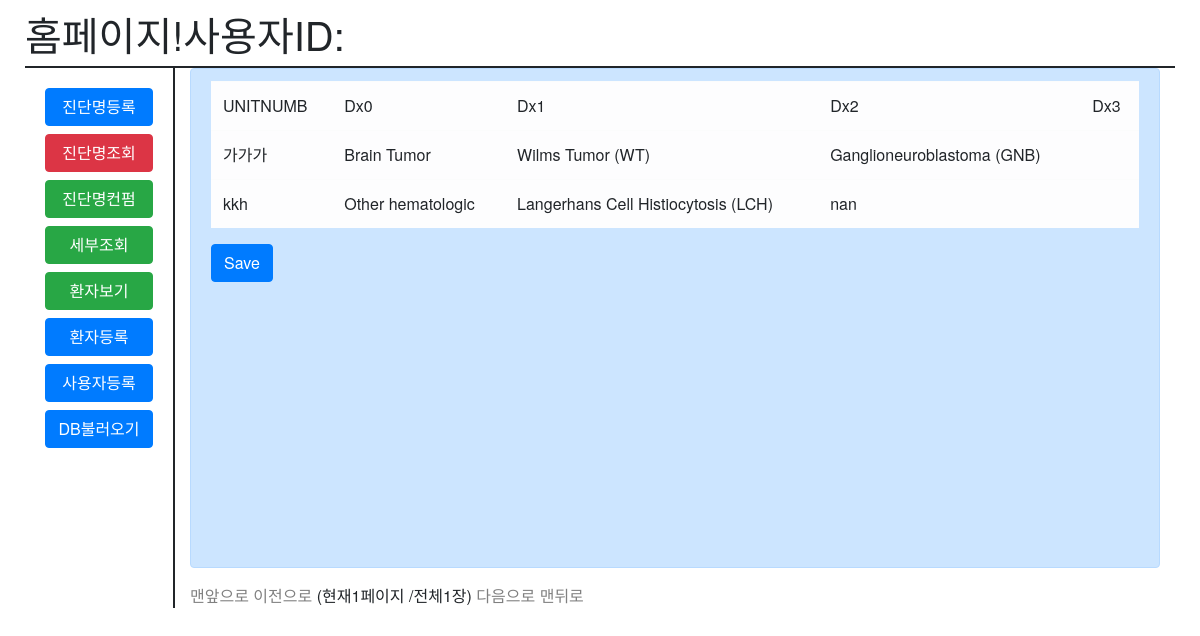
The page /dxlist/ on the database its author committed.
### product/models.py (models this page shows)
class Patient_info(models.Model):
    unitnumb = models.CharField(max_length=12, verbose_name='등록번호')
    ptname = models.CharField(max_length=48, verbose_name='환자성명')
    birthdate = models.DateField(verbose_name='생년월일')
    def __str__(self):
        return self.ptname
    class Meta:
        db_table = 'pt_info'
        verbose_name ='환자기본정보'

class Diagnosis_0(models.Model):
    dxcode_0 = models.CharField(max_length=20, verbose_name='dxcode_0')
    dxname_0 = models.CharField(max_length=64, verbose_name='dxname_0')
    def __str__(self):
        return self.dxcode_0
    class Meta:
        db_table = 'dx_0'
        verbose_name ='진단세부0'

class Diagnosis_1(models.Model):
    dxcode_0 = models.ForeignKey('Diagnosis_0', on_delete=models.CASCADE)
    dxcode_1 = models.CharField(max_length=20, verbose_name='dxcode_1')
    dxname_1 = models.CharField(max_length=64, verbose_name='dxname_1')
    def __str__(self):
        return self.dxcode_1
    class Meta:
        db_table = 'dx_1'
        verbose_name ='진단세부1'

class Diagnosis_2(models.Model):
    dxcode_1 = models.ForeignKey('Diagnosis_1', on_delete=models.CASCADE)
    dxcode_2 = models.CharField(max_length=20, verbose_name='dxcode_2')
    dxname_2 = models.CharField(max_length=64, verbose_name='dxname_2')
    def __str__(self):
        return self.dxcode_2
    class Meta:
        db_table = 'dx_2'
        verbose_name ='진단세부2'

### product/views.py (the view)
# urls.py: path('dxlist/', dxlistview),
def dxlistview(request):
    ptdxs = Pt_diagnosis.objects.all()
    ptdxtrans_dict = {}
    ptdxlist = []
    for ptdx in ptdxs:
        ptdxtrans_dict = {}
        print(ptdx.dxcode_0)
        ptdxtrans_dict['unitnumb'] = ptdx.unitnumb
        ptdxtrans_dict['dxname0'] = Diagnosis_0.objects.get(dxcode_0=ptdx.dxcode_0).dxname_0
        ptdxtrans_dict['dxname1'] = Diagnosis_1.objects.get(dxcode_1=ptdx.dxcode_1).dxname_1
        ptdxtrans_dict['dxname2'] = Diagnosis_2.objects.get(dxcode_2=ptdx.dxcode_2).dxname_2
        ptdxtrans_dict['dxname3'] = ptdx.dxcode_3
        ptdxlist.append(ptdxtrans_dict)
    print(ptdxtrans_dict)
    paginator = Paginator(ptdxlist, 7)
    page = request.GET.get('page')
    ptdx_paged = paginator.get_page(page)
    return render(request, "dxlist.html", {'result1': ptdx_paged})

### product/templates/dxlist.html (shortened to what this page needs)
{% extends "base.html" %}
{% block contents %}
<div>
  <div>
      <div id=centerbox class="alert alert-primary" role="alert">
          <div class="form-group">
            <table  class="table table-light">
                <tr>
                    <td>UNITNUMB</td>
                    <td>Dx0</td>
                    <td>Dx1</td>
                    <td>Dx2</td>
                    <td>Dx3</td>
                </tr>
            {% for el in result1 %}
                <tr>
                    <td>{{el.unitnumb}}</td>
                    <td>{{el.dxname0}}</td>
                    <td>{{el.dxname1}}</td>
                    <td>{{el.dxname2}}</td>
                    <td>{{el.dxname3}}</td>
                </tr>
            {% endfor %}
            </table>
          </div>
        <button type="submit" class="btn btn-primary">Save</button>
      </div>
  </div>
     <div class="pagination">
          <span class="step-links">
          {% if result1.has_previous %}
          <a href="?page=1">맨앞으로</a>
          <a href="?page={{result1.previous_page_number}}">이전으로</a>
          {% else %}
          <span style="color:grey;">맨앞으로</span>
          <span style="color:grey;">이전으로</span>
          {% endif %}
              <span class="current">(현재{{ result1.number }}페이지</span>
              <span>/전체{{ result1.paginator.num_pages }}장)</span>
          {% if result1.has_next %}
          <a href="?page={{result1.next_page_number}}">다음으로</a>
          <a href="?page={{result1.paginator.num_pages}}">맨뒤로</a>
          {% else %}
          <span style="color:grey;">다음으로</span>
          <span style="color:grey;">맨뒤로</span>
          {% endif %}
          </span>
     </div>
</div>
{% endblock %}

### fcuser/templates/base.html (shortened to what this page needs)
<!DOCTYPE html>
<html lang="ko">
<head>
    <link rel="stylesheet" href="https://stackpath.bootstrapcdn.com/bootstrap/4.3.1/css/bootstrap.min.css">
</head>
<body>
    <div class="container-fluid">
        <div>
            <h1>홈페이지!사용자ID:{{ email }}</h1>
        </div>
        <div id='grid_title'>
            <div id="menu_bars">
                <button class="btn btn-primary btn-block" onclick="location.href='/regist_dx'">진단명등록</button>
                <button class="btn btn-danger btn-block" onclick="location.href='/dxlist'">진단명조회</button>
                <button class="btn btn-success btn-block" onclick="location.href='#'">진단명컨펌</button>
                <button class="btn btn-success btn-block" onclick="location.href='/dxlistquery'">세부조회</button>
                <button class="btn btn-success btn-block" onclick="location.href='#'">환자보기</button>
                <button class="btn btn-primary btn-block" onclick="location.href='/ptregist'">환자등록</button>
                <button class="btn btn-primary btn-block" onclick="location.href='/register'">사용자등록</button>
                <button class="btn btn-primary btn-block" onclick="location.href='/db_import'">DB불러오기</button>
            </div>
            <div class="col-12">
            {% block contents %}
            {% endblock %}
            </div>
         </div>
    </div>
</body>
</html>

### fcuser/templates/base.html (style rules this page uses)
body { font-family: "Helvetica Neue", Helvetica, Arial, 맑은 고딕,"malgun gothic", sans-serif; margin:10px }
#grid_title { border-top:2px solid; display:grid; grid-template-columns: 150px 1fr; margin:0px; }
#menu_bars { border-right:2px solid; margin:0; padding:20px; :; }

### product/templates/dxlist.html (style rules this page uses)
#centerbox { height: 500px }

### rows shown on the page
Patient_info: unitnumb "가가가", dxname0 "Brain Tumor", dxname1 "Wilms Tumor (WT)", dxname2 "Ganglioneuroblastoma (GNB)"
Patient_info: unitnumb "kkh", dxname0 "Other hematologic", dxname1 "Langerhans Cell Histiocytosis (LCH)", dxname2 "nan"

### other values the page prints
{{ result1.number }} "1"
{{ result1.paginator.num_pages }} "1"
